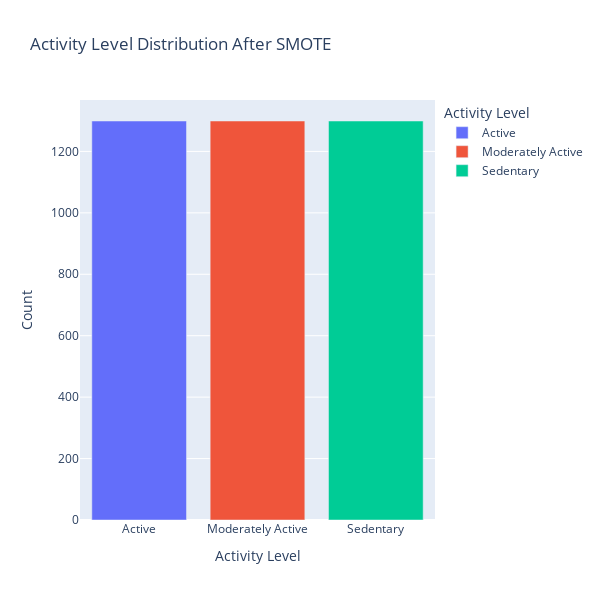

Notebook source saved alongside this figure:
### Code cell
# Create a DataFrame for Plotly
df_distribution = activity_level_distribution_smote.reset_index()
df_distribution.columns = ['Activity Level', 'Count']

# Create the bar chart
fig = px.bar(df_distribution, 
             x='Activity Level', 
             y='Count', 
             title='Activity Level Distribution After SMOTE',
             labels={'Activity Level': 'Activity Level', 'Count': 'Count'},
             color='Activity Level')
fig.update_layout(width=600, height=600)
# Show the figure
fig.show()

### Figure 1 — Plotly figure (JSON) as saved in the notebook; plotly's stock layout.template omitted (floating-point values rounded to 4 significant figures)
{"data": [{"alignmentgroup": "True", "hovertemplate": "Activity Level=%{x}<br>Count=%{y}<extra></extra>", "legendgroup": "Active", "marker": {"color": "#636efa", "pattern": {"shape": ""}}, "name": "Active", "offsetgroup": "Active", "orientation": "v", "showlegend": true, "textposition": "auto", "type": "bar", "x": ["Active"], "xaxis": "x", "y": [1299], "yaxis": "y"}, {"alignmentgroup": "True", "hovertemplate": "Activity Level=%{x}<br>Count=%{y}<extra></extra>", "legendgroup": "Moderately Active", "marker": {"color": "#EF553B", "pattern": {"shape": ""}}, "name": "Moderately Active", "offsetgroup": "Moderately Active", "orientation": "v", "showlegend": true, "textposition": "auto", "type": "bar", "x": ["Moderately Active"], "xaxis": "x", "y": [1299], "yaxis": "y"}, {"alignmentgroup": "True", "hovertemplate": "Activity Level=%{x}<br>Count=%{y}<extra></extra>", "legendgroup": "Sedentary", "marker": {"color": "#00cc96", "pattern": {"shape": ""}}, "name": "Sedentary", "offsetgroup": "Sedentary", "orientation": "v", "showlegend": true, "textposition": "auto", "type": "bar", "x": ["Sedentary"], "xaxis": "x", "y": [1299], "yaxis": "y"}], "layout": {"barmode": "relative", "height": 600, "legend": {"title": {"text": "Activity Level"}, "tracegroupgap": 0}, "title": {"text": "Activity Level Distribution After SMOTE"}, "width": 600, "xaxis": {"anchor": "y", "autorange": true, "categoryarray": ["Active", "Moderately Active", "Sedentary"], "categoryorder": "array", "domain": [0, 1], "range": [-0.5, 2.5], "title": {"text": "Activity Level"}, "type": "category"}, "yaxis": {"anchor": "x", "autorange": true, "domain": [0, 1], "range": [0, 1367.0], "title": {"text": "Count"}, "type": "linear"}}}
